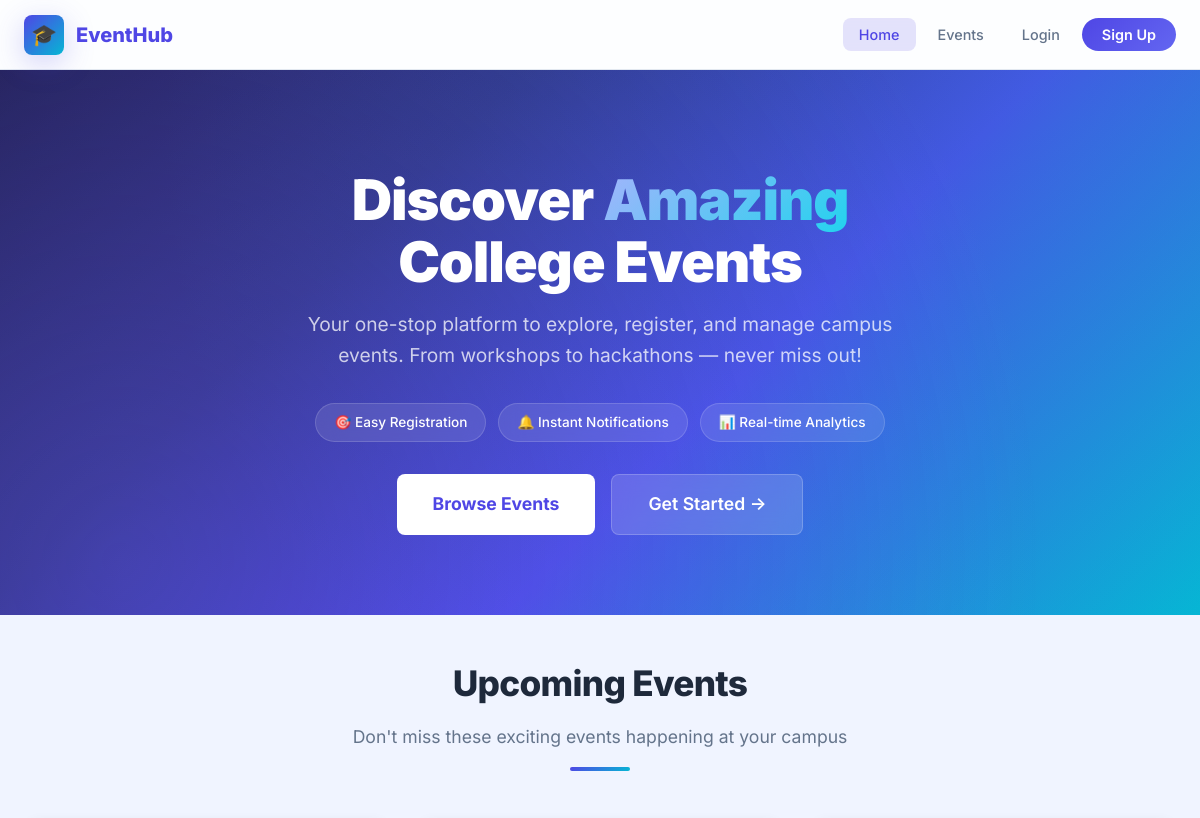
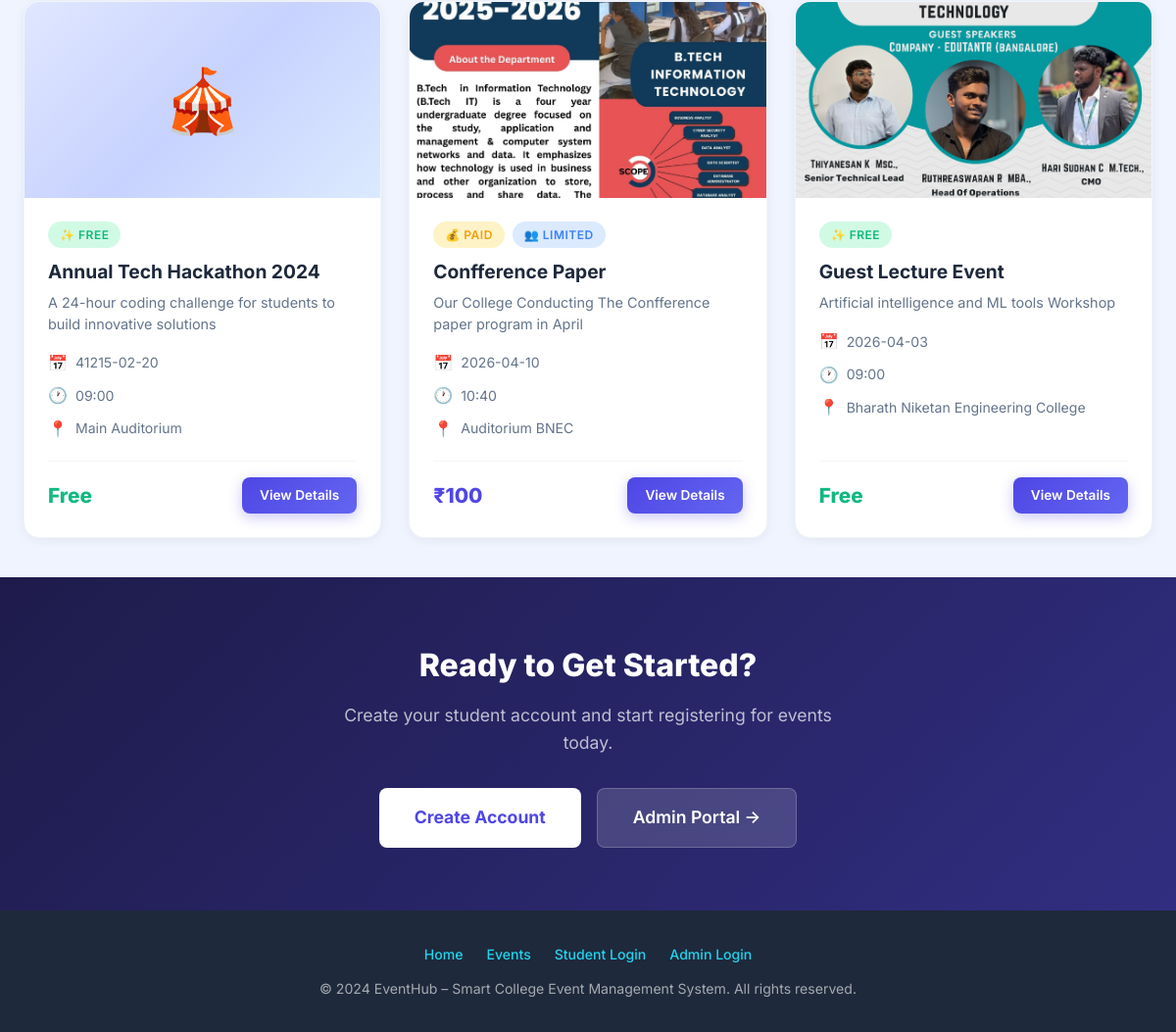
The page / on the database its author committed (2 pictures, top to bottom).
### tables this page shows
CREATE TABLE events (
        event_id INTEGER PRIMARY KEY AUTOINCREMENT,
        event_name TEXT NOT NULL,
        description TEXT,
        date TEXT,
        time TEXT,
        venue TEXT,
        poster TEXT,
        limit_enabled INTEGER DEFAULT 0,
        max_participants INTEGER,
        is_paid INTEGER DEFAULT 0,
        price INTEGER,
        upi_id TEXT,
        payment_qr TEXT
    );

### app.py (the view)
@app.route('/')
def index():
    conn = get_db()
    events = conn.execute('SELECT * FROM events ORDER BY date DESC').fetchall()
    conn.close()
    return render_template('index.html', events=events)

### app.py (called while the page is built)
def get_db():
    conn = sqlite3.connect('database.db')
    conn.row_factory = sqlite3.Row
    return conn

@app.context_processor
def inject_user():
    if 'user_id' in session:
        return {
            'logged_in': True,
            'user_name': session.get('user_name', ''),
            'user_role': session.get('role', 'student')
        }
    return {'logged_in': False, 'user_name': '', 'user_role': ''}

### templates/index.html (shortened to what this page needs)
{% extends 'base.html' %}
{% block content %}
<section class="hero">
    <div class="hero-content container">
        <h1>
            Discover <span class="gradient-text">Amazing</span><br>
            College Events
        </h1>
        <p>
            Your one-stop platform to explore, register, and manage campus events.
            From workshops to hackathons — never miss out!
        </p>
        <div class="hero-badges">
            <span class="hero-badge">🎯 Easy Registration</span>
            <span class="hero-badge">🔔 Instant Notifications</span>
            <span class="hero-badge">📊 Real-time Analytics</span>
        </div>
        <div class="hero-actions">
            <a href="{{ url_for('events') }}" class="btn btn-white btn-lg">Browse Events</a>
            {% if not logged_in %}
                <a href="{{ url_for('signup') }}" class="btn btn-ghost btn-lg">Get Started →</a>
            {% endif %}
        </div>
    </div>
</section>
<section class="page-section">
    <div class="container">
        <div class="section-header">
            <h2>Upcoming Events</h2>
            <p>Don't miss these exciting events happening at your campus</p>
            <div class="accent-line"></div>
        </div>
        {% if events %}
            <div class="events-grid">
                {% for event in events[:6] %}
                    <div class="event-card fade-in">
                        {% if event.poster %}
                            <img src="{{ url_for('static', filename='images/' + event.poster) }}"
                                 alt="{{ event.event_name }}" class="event-card-image">
                        {% else %}
                            <div class="event-card-image default-poster">🎪</div>
                        {% endif %}
                        <div class="event-card-body">
                            <div class="event-card-badges">
                                {% if event.is_paid %}
                                    <span class="badge badge-paid">💰 Paid</span>
                                {% else %}
                                    <span class="badge badge-free">✨ Free</span>
                                {% endif %}
                                {% if event.limit_enabled %}
                                    <span class="badge badge-open">👥 Limited</span>
                                {% endif %}
                            </div>
                            <h3 class="event-card-title">{{ event.event_name }}</h3>
                            {% if event.description %}
                                <p class="event-card-desc">{{ event.description }}</p>
                            {% endif %}
                            <div class="event-card-meta">
                                {% if event.date %}
                                    <div class="meta-item">
                                        <span class="meta-icon">📅</span>
                                        <span>{{ event.date }}</span>
                                    </div>
                                {% endif %}
                                {% if event.time %}
                                    <div class="meta-item">
                                        <span class="meta-icon">🕐</span>
                                        <span>{{ event.time }}</span>
                                    </div>
                                {% endif %}
                                {% if event.venue %}
                                    <div class="meta-item">
                                        <span class="meta-icon">📍</span>
                                        <span>{{ event.venue }}</span>
                                    </div>
                                {% endif %}
                            </div>
                            <div class="event-card-footer">
                                {% if event.is_paid %}
                                    <span class="event-price">₹{{ event.price }}</span>
                                {% else %}
                                    <span class="event-price free">Free</span>
                                {% endif %}
                                <a href="{{ url_for('events') }}" class="btn btn-primary btn-sm">View Details</a>
                            </div>
                        </div>
                    </div>
                {% endfor %}
            </div>
        {% else %}
            <div class="empty-state">
                <div class="empty-icon">🎭</div>
                <h3>No Events Yet</h3>
                <p>Check back soon for exciting upcoming events!</p>
            </div>
        {% endif %}
    </div>
</section>
{% if not logged_in %}
<section class="page-section" style="background: linear-gradient(135deg, #1e1b4b, #312e81); padding: 64px 0;">
    <div class="container text-center">
        <h2 style="color: white; font-size: 2rem; font-weight: 800; margin-bottom: 12px;">Ready to Get Started?</h2>
        <p style="color: rgba(255,255,255,0.7); font-size: 1.1rem; margin-bottom: 32px; max-width: 500px; margin-left: auto; margin-right: auto;">
            Create your student account and start registering for events today.
        </p>
        <div class="hero-actions">
            <a href="{{ url_for('signup') }}" class="btn btn-white btn-lg">Create Account</a>
            <a href="{{ url_for('admin_login') }}" class="btn btn-ghost btn-lg">Admin Portal →</a>
        </div>
    </div>
</section>
{% endif %}
{% endblock %}

### rows shown on the page
events: is_paid "✨ FREE", event_name "Annual Tech Hackathon 2024", description "A 24-hour coding challenge for students to build innovative solutions", date "41215-02-20", time "09:00", venue "Main Auditorium"
events: poster (picture), is_paid "💰 PAID", limit_enabled "👥 LIMITED", event_name "Confference Paper", description "Our College Conducting The Confference paper program in April", date "2026-04-10", time "10:40", venue "Auditorium BNEC", price "100"
events: poster (picture), is_paid "✨ FREE", event_name "Guest Lecture Event", description "Artificial intelligence and ML tools Workshop", date "2026-04-03", time "09:00", venue "Bharath Niketan Engineering College"
